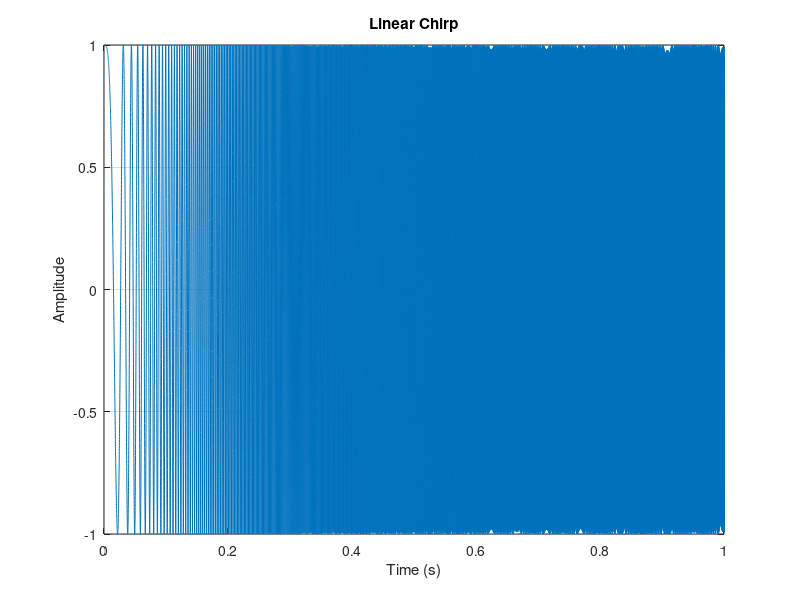
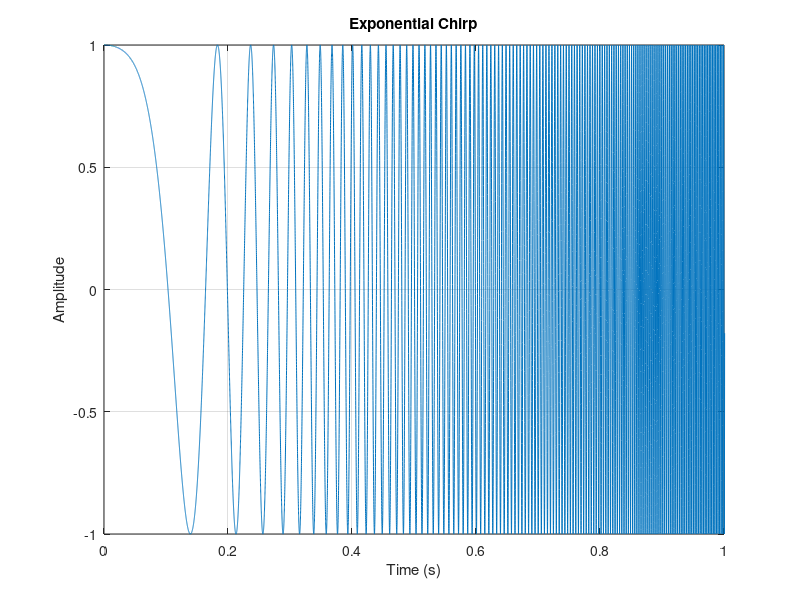

The MATLAB source for these figures, in order: (Note: this script raises an error after producing the figures.)
% MATLAB Script to Display Linear and Exponential Chirp Signals and Their Spectrograms in Separate Figures

% Parameters
Fs = 20000;                % Sampling Frequency (Hz)
T = 5;                    % Duration of the signal (seconds)
t = linspace(0, T, T*Fs); % Time vector

% Linear Chirp Parameters
f0_linear = 1;           % Start frequency (Hz)
f1_linear = 10000;          % End frequency (Hz)

% Exponential Chirp Parameters
f0_exp = 1;              % Start frequency (Hz)
f1_exp = 10000;             % End frequency (Hz)

% Linear Chirp Signal
linear_chirp = chirp(t, f0_linear, T, f1_linear, 'linear');

% Exponential Chirp Signal
exponential_chirp = chirp(t, f0_exp, T, f1_exp, 'quadratic'); % Quadratic mode for exponential chirp

% --- Linear Chirp Time Domain Plot ---
figure(1); % Create a new figure for the linear chirp
plot(t, linear_chirp);
xlim([0 1]);
title('Linear Chirp');
xlabel('Time (s)');
ylabel('Amplitude');
grid on;

% --- Exponential Chirp Time Domain Plot ---
figure(2); % Create a new figure for the exponential chirp
plot(t, exponential_chirp);
xlim([0 1]);
title('Exponential Chirp');
xlabel('Time (s)');
ylabel('Amplitude');
grid on;

% --- Linear Chirp Spectrogram ---
figure(3); % Create a new figure for the spectrogram of the linear chirp
spectrogram(linear_chirp, 512, 200, 512, Fs, 'yaxis');
title('Spectrogram of Linear Chirp');
colorbar;
xlabel('Time (s)');
ylabel('Frequency (kHz)');
ylabel(colorbar, 'Power (dB)'); % Label the colorbar

% --- Exponential Chirp Spectrogram ---
figure(4); % Create a new figure for the spectrogram of the exponential chirp
spectrogram(exponential_chirp, 512, 200, 512, Fs, 'yaxis');
title('Spectrogram of Exponential Chirp');
colorbar;
xlabel('Time (s)');
ylabel('Frequency (kHz)');
ylabel(colorbar, 'Power (dB)'); % Label the colorbar
